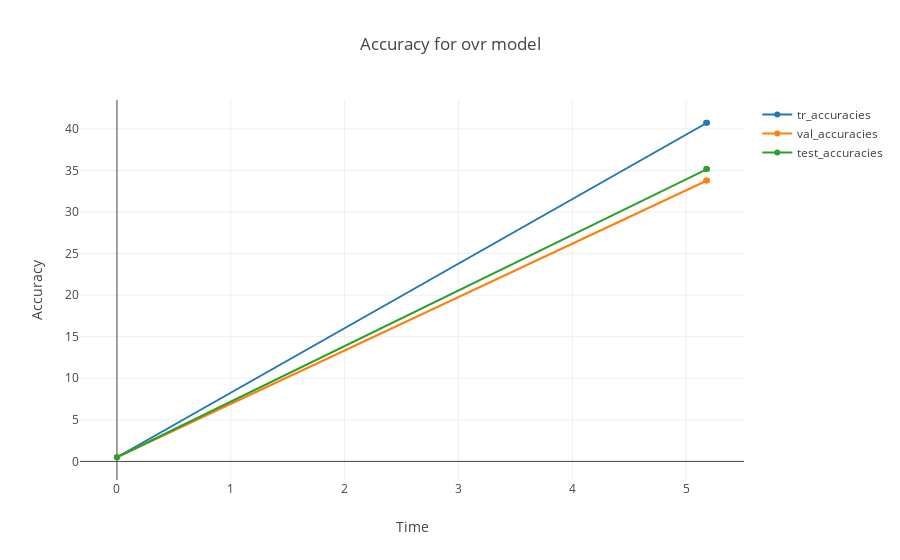

Write notebook code for a chart like this one.
### Code cell
# Turn down for faster run time
n_samples = 10000

penalty = 'l1'

train_samples, n_features = X_train.shape
n_classes = np.unique(Y).shape[0]

t0 = time.clock()

print('Dataset 2CN, train_samples=%i, n_features=%i, n_classes=%i'
      % (train_samples, n_features, n_classes))

models = {'ovr': {'name': 'One versus Rest', 'iters': [1, 3, 7, 11, 13, 15]},
          'multinomial': {'name': 'Multinomial', 'iters': [1, 3, 7, 11, 13, 15]}}

# Solver which handles multiclass and l1 penalty
solver = 'newton-cg'

if penalty == 'l1':
    print('Using l1 regression')
    models = {'ovr': {'name': 'One versus Rest', 'iters': [1, 3]}}
    solver = 'liblinear'
    
for model in models:
    # Add initial chance-level values for plotting purpose
    test_accuracies = [1 / n_classes]
    tr_accuracies = [1/n_classes]
    val_accuracies = [1/n_classes]
    times = [0]
    densities = [1]

    model_params = models[model]

    # Small number of epochs for fast runtime
    for this_max_iter in model_params['iters']:
        print('[model=%s, solver=%s] Number of epochs: %s' %
              (model_params['name'], solver, this_max_iter))
        #lr = LogisticRegression(solver=solver,multi_class=model,C=1,penalty=penalty,fit_intercept=True, max_iter=this_max_iter, random_state=42)
        max_depth = 30
        lr = MultiOutputRegressor(RandomForestRegressor(max_depth=max_depth,
                                                          random_state=0))
        t1 = time.clock()
        lr.fit(X_train, y_train)
        train_time = time.clock() - t1

        y_pred = lr.predict(X_test)
        accuracy = np.sum(y_pred == y_test) / y_test.shape[0]
        #density = np.mean(lr.get_params(deep=True) != 0, axis=1) * 100
        tr_accuracy = np.sum(y_train == lr.predict(X_train)) / y_train.shape[0]
        val_accuracy = np.sum(y_val == lr.predict(X_val)) / y_val.shape[0]
        
        test_accuracies.append(accuracy)
        #densities.append(density)
        tr_accuracies.append(tr_accuracy)
        val_accuracies.append(val_accuracy)
        times.append(train_time)
    models[model]['times'] = times
    #models[model]['densities'] = densities
    models[model]['test_accuracies'] = test_accuracies
    models[model]['tr_accuracies'] = tr_accuracies
    models[model]['val_accuracies'] = val_accuracies
    
    print('Test accuracy for model %s: %.4f' % (model, test_accuracies[-1]))
    print('Train accuracy for model %s: %.4f' % (model, tr_accuracies[-1]))
    print('Validation accuracy for model %s: %.4f' % (model, val_accuracies[-1]))
    #print('%% non-zero coefficients for model %s, '
    #     'per class:\n %s' % (model, densities[-1]))
    print('Run time (%i epochs) for model %s:'
          '%.2f' % (model_params['iters'][-1], model, times[-1]))

fig = plt.figure()
ax = fig.add_subplot(111)

for model in models:
    data = []
    for accuracy in ['tr_accuracies', 'val_accuracies','test_accuracies']:
        
        trace = go.Scatter(
                            x = models[model]['times'],
                            y = models[model][accuracy],
                            name = accuracy
                        )

        data.append(trace)
    layout = go.Layout(
        title = 'Accuracy for {0} model'.format(model),
        xaxis = dict(title = 'Time'),
        yaxis = dict(title = 'Accuracy'),
    )

    fig = go.Figure(data=data, layout=layout)
    iplot(fig)
        
run_time = time.clock() - t0
print('Example run in %.3f s' % run_time)

### Figure 1 — Plotly figure (JSON) as saved in the notebook; plotly's stock layout.template omitted (floating-point values rounded to 4 significant figures)
{"data": [{"name": "tr_accuracies", "type": "scatter", "x": [0, 5.174, 5.183], "y": [0.5, 40.75, 40.75]}, {"name": "val_accuracies", "type": "scatter", "x": [0, 5.174, 5.183], "y": [0.5, 33.8, 33.8]}, {"name": "test_accuracies", "type": "scatter", "x": [0, 5.174, 5.183], "y": [0.5, 35.17, 35.17]}], "layout": {"title": "Accuracy for ovr model", "xaxis": {"title": "Time"}, "yaxis": {"title": "Accuracy"}}}
